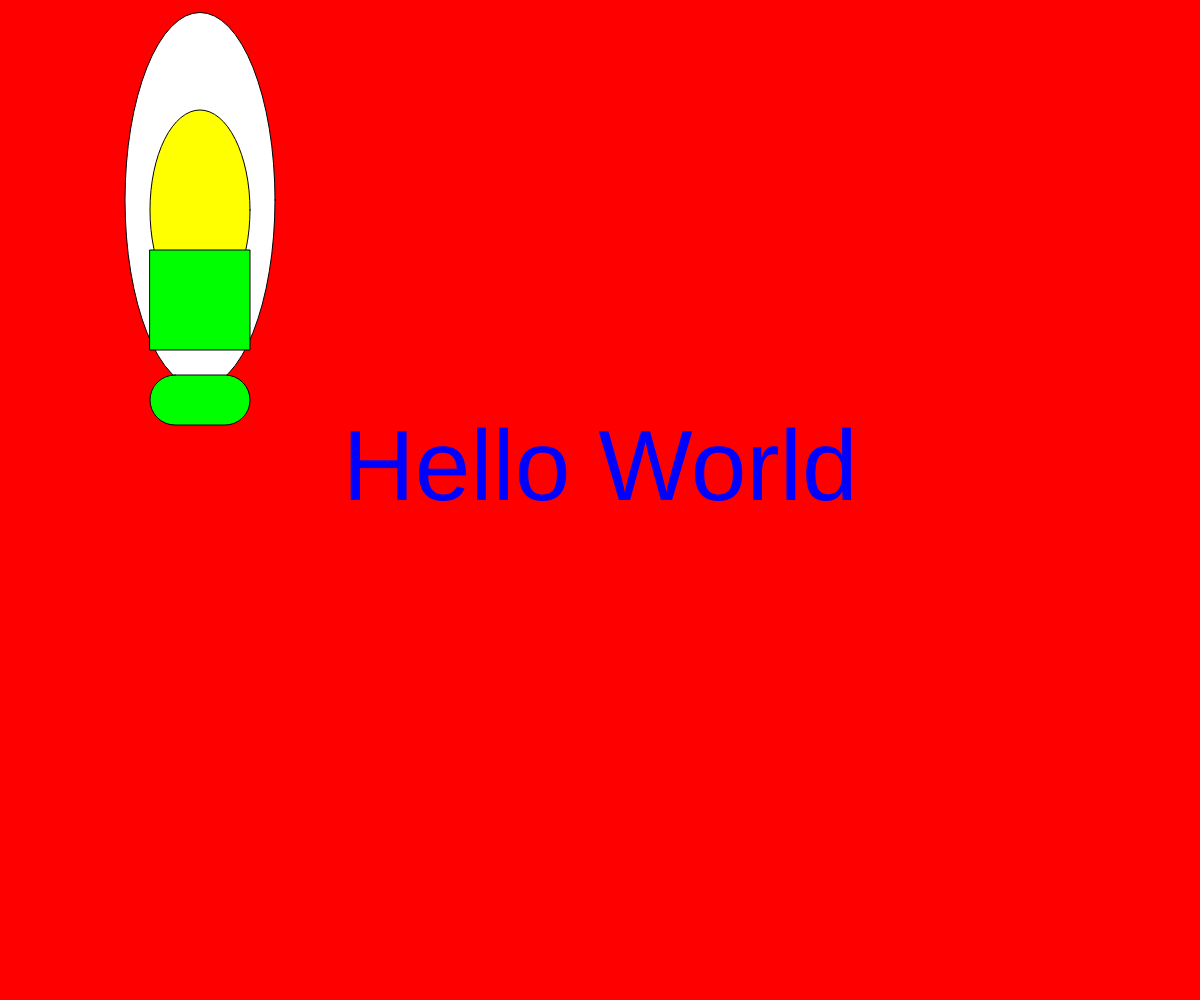
Frame 1 (no input)
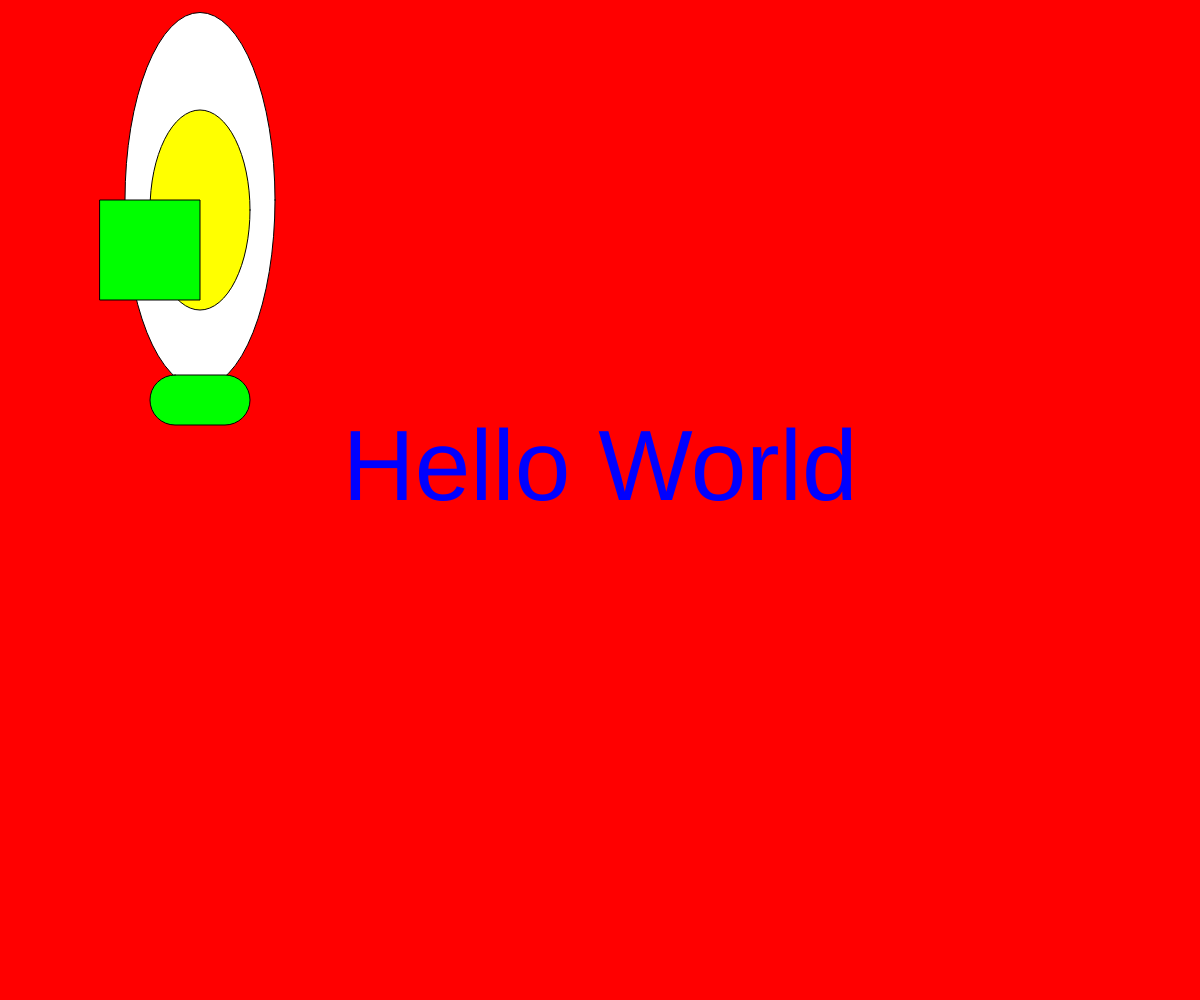
Frame 60 (no input)
Frame 120 (the mouse pressed at the canvas centre since frame 60): identical to frame 60, image omitted

The p5.js sketch that drew these frames (run headless with seeded random() and noise() and a simulated clock; from frame 60 on, the mouse is pressed at the canvas centre):

// p5.js sketch
// ── sketch.js
//My first p5.js sketch drawing

function setup() {
  createCanvas(windowWidth, windowHeight);
  background("blue");
}

function draw() {
background(255,0,255);
  //size of the shapes
  let s1=375;//white
  let s2=200;//yellow
  //below is an array (list )
  let s3=[200,100];
  console.log(s3);

  background("red");
  //white circle
  fill(255,255,255);
  ellipse(200,200,150,s1);
  //yellow circle
  fill(255,255,0);
  ellipse(200,210,100,s2);
  //green square
  fill(0,255,0);
  rect(150,250,100,100);
  //green rectangle
  rectMode(CENTER);
  fill(0,255,0);
  rect(200,400,100,50,s3[0],s3[1]);

  //adding text
  textSize(100);
  fill(0,0,255);
  textAlign(CENTER);
  text("Hello World", width/2, height/2);
}
